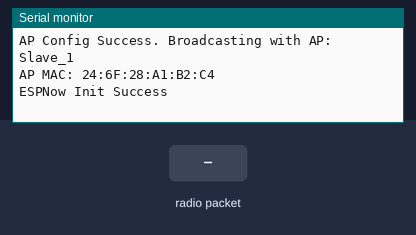
Recording of a sketch running on a simulated ESP32. On the bench: the last lines printed to the serial monitor. Inputs (shaded band) come from the test bench.

Above: at 1.2 s.
1.3 s: radio packet "1" arrives
At 2.3 s:
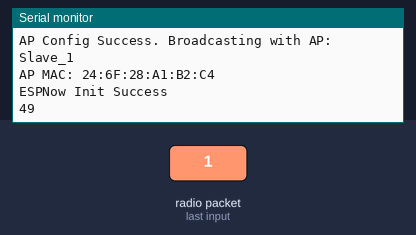
2.8 s: radio packet "0" arrives
At 3.5 s:
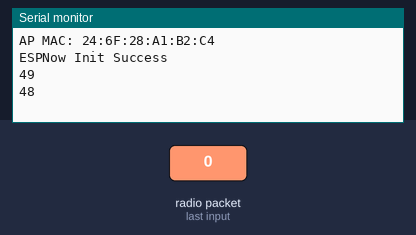
4.3 s: radio packet "2" arrives
At 5.8 s:
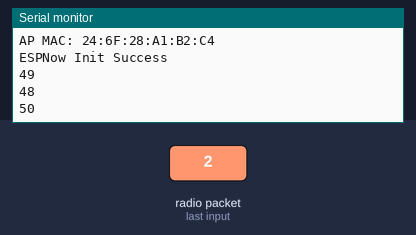

The sketch:

audioAnalyzer_output_test.ino
```cpp
#include "sdkconfig.h"
#include "driver/rtc_io.h"
#include "esp_system.h" //This inclusion configures the peripherals in the ESP system.
#include "freertos/FreeRTOS.h"
#include "freertos/task.h"
#include "freertos/timers.h"
#include "freertos/event_groups.h"


#include <esp_now.h>
#include <WiFi.h>

#define CHANNEL 1

////
/* define event group and event bits */
EventGroupHandle_t eg;
////
QueueHandle_t queueReceved;
////
const int LED_COUNT = 50; //total number of leds in the strip

////
// When we setup the NeoPixel library, we tell it how many pixels, and which pin to use to send signals.

////
void InitESPNow() {
  WiFi.disconnect();
  if (esp_now_init() == ESP_OK) {
    Serial.println("ESPNow Init Success");
  }
  else {
    Serial.println("ESPNow Init Failed");
    // Retry InitESPNow, add a counte and then restart?
    // InitESPNow();
    // or Simply Restart
    ESP.restart();
  }
}

// config AP SSID
void configDeviceAP() {
  const char *SSID = "Slave_1";
  bool result = WiFi.softAP(SSID, "Slave_1_Password", CHANNEL, 0);
  if (!result) {
    Serial.println("AP Config failed.");
  } else {
    Serial.println("AP Config Success. Broadcasting with AP: " + String(SSID));
  }
}

void setup()
{
  Serial.begin(115200);
  WiFi.mode(WIFI_AP);
  // configure device AP mode
  configDeviceAP();
  // This is the mac address of the Slave in AP Mode
  Serial.print("AP MAC: "); Serial.println(WiFi.softAPmacAddress());
  // Init ESPNow with a fallback logic
  InitESPNow();
  // Once ESPNow is successfully Init, we will register for recv CB to
  // get recv packer info.
  esp_now_register_recv_cb(OnDataRecv);

  eg = xEventGroupCreate();
  //  leds.begin(); // Call this to start up the LED strip.
  //  clearLEDs( LED_COUNT );  // This function, defined below, de-energizes all LEDs...
  //  leds.show();  // ...but the LEDs don't actually update until you call this.
  ////
  queueReceved = xQueueCreate ( 1, sizeof(int));
  //////////////////////////////////////////////////////////////////////////////////////////////
  xTaskCreatePinnedToCore( fDo_LEDs, "fDo_ LEDs", 40000, NULL, 4, NULL, 0 ); //assigned to core
} // setup()
////
void loop() {
  vTaskDelete(NULL); // void loop
}
////
void fDo_LEDs( void *pvParameters )
{
  int FreqVal;

  for (;;)
  {
    if (xQueueReceive( queueReceved, &FreqVal,  portMAX_DELAY) == pdTRUE)
    {
      Serial.println(FreqVal);

    }


  }
  vTaskDelete( NULL );
} // void fDo_ LEDs( void *pvParameters )
////
//the following function set the led color based on its position and freq value
//

// callback when data is recv from Master
void OnDataRecv(const uint8_t *mac_addr, const uint8_t *data, int data_len) {
  char macStr[18];
  snprintf(macStr, sizeof(macStr), "%02x:%02x:%02x:%02x:%02x:%02x",
           mac_addr[0], mac_addr[1], mac_addr[2], mac_addr[3], mac_addr[4], mac_addr[5]);
  ///Serial.print("Last Packet Recv from: "); Serial.println(macStr);
  //  Serial.print("Last Packet Recv Data: "); Serial.println(*data);
  // Serial.println("");
  int rFreqVal = *data;
  xQueueSend( queueReceved,&rFreqVal , portMAX_DELAY);
  //Serial.println(data);
}
```

Measured:
- after the input at 1.3 s, the serial monitor: prints a new line at once (image 1)
- after the input at 2.8 s, the serial monitor: prints a new line at once (image 2)
- after the input at 4.3 s, the serial monitor: prints a new line at once (image 3)
